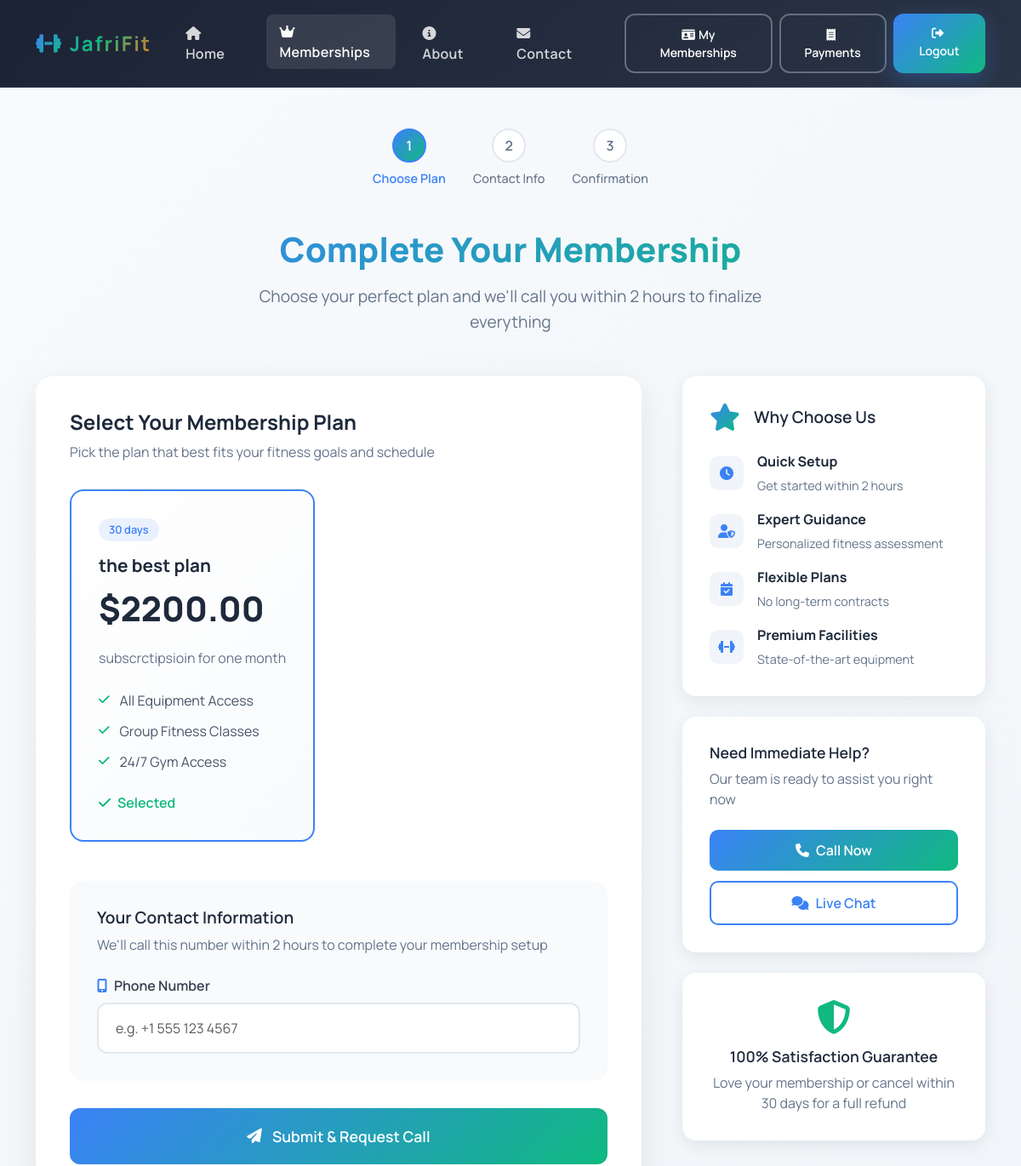
The page /memberships/the-best-plan/subscribe/ (signed in, upper part) on the database as committed earlier.
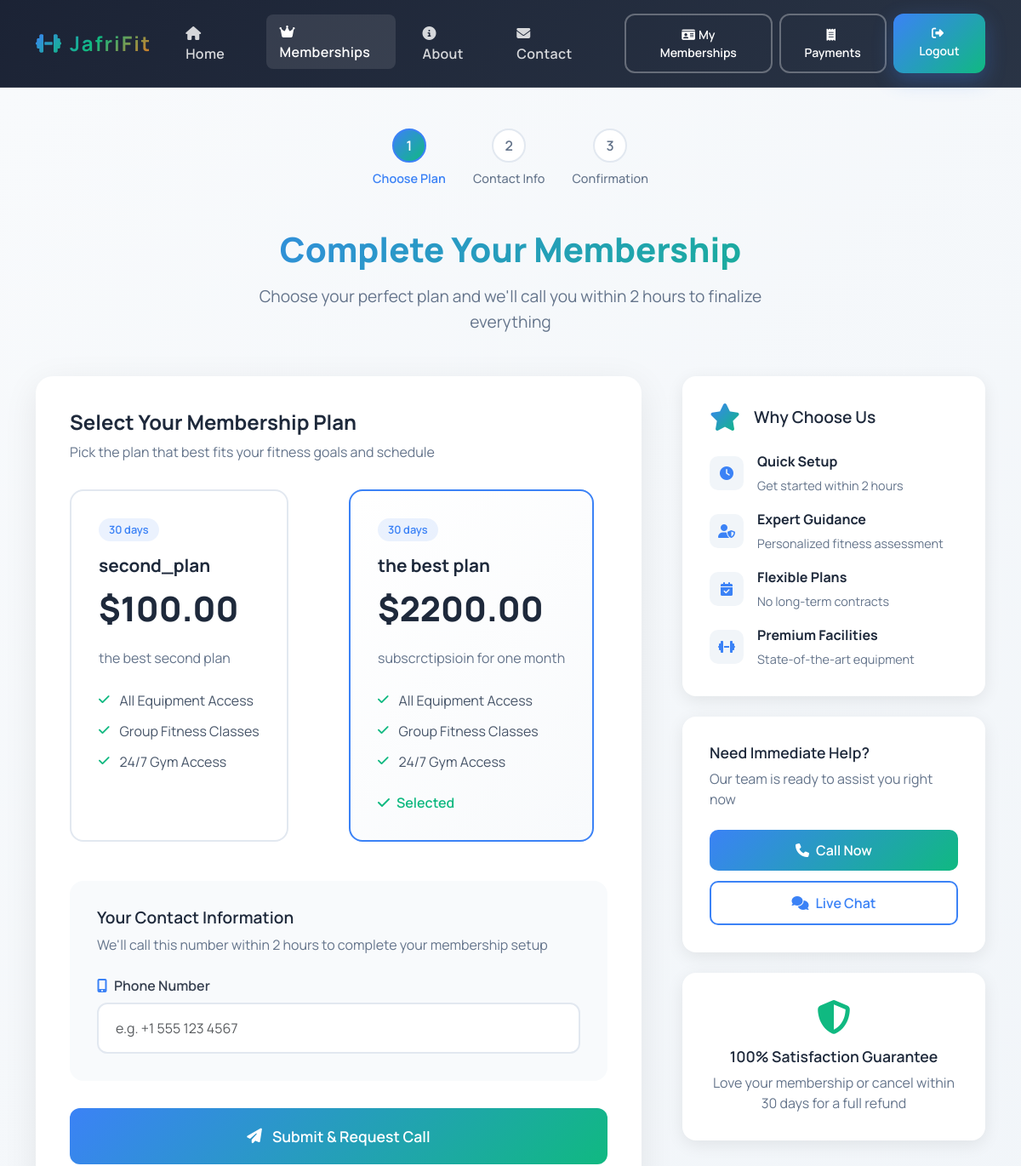
The same page on the database as committed later.
### memberships/models.py (models this page shows, shortened)
class MembershipPlan(models.Model):
    name = models.CharField(max_length=100)
    slug = models.SlugField(unique=True)
    description = models.TextField(blank=True)
    price = models.DecimalField(max_digits=8, decimal_places=2)
    duration_days = models.PositiveIntegerField(default=30)
    is_active = models.BooleanField(default=True)
    featured = models.BooleanField(default=False)
    class Meta:
        ordering = ["price"]

### memberships/views.py (the view)
# urls.py: path("<slug:slug>/subscribe/", views.subscribe, name="subscribe"),
@login_required
def subscribe(request, slug):
    plan = get_object_or_404(MembershipPlan, slug=slug, is_active=True)
    plans = MembershipPlan.objects.filter(is_active=True)
    if request.method == "POST":
        form = MembershipContactForm(request.POST, plans=plans)
        if form.is_valid():
            selected_plan = form.cleaned_data["plan"]
            phone_number = form.cleaned_data["phone_number"]
            membership = (
                Membership.objects.filter(
                    user=request.user,
                    plan=selected_plan,
                    status="pending",
                )
                .order_by("-start_date")
                .first()
            )
            if membership is None:
                membership = Membership.objects.create(
                    user=request.user,
                    plan=selected_plan,
                    start_date=timezone.now(),
                    status="pending",
                )
            PaymentRequest.objects.create(
                user=request.user,
                plan=selected_plan,
                phone_number=phone_number,
                notes=f"Membership #{membership.pk} pending activation",
            )
            messages.success(
                request,
                "Thank you! Our customer service team will contact you within 2 hours to finalize your membership.",
            )
            return redirect("memberships:plan_detail", slug=selected_plan.slug)
    else:
        form = MembershipContactForm(plans=plans, initial_plan=plan)
    selected_plan_value = form["plan"].value() or (str(plans.first().pk) if plans else "")
    return render(
        request,
        "memberships/subscribe.html",
        {
            "plan": plan,
            "plans": plans,
            "form": form,
            "selected_plan": selected_plan_value,
        },
    )

### memberships/forms.py
class MembershipContactForm(forms.Form):
    plan = forms.ModelChoiceField(
        queryset=MembershipPlan.objects.none(),
        widget=forms.RadioSelect(attrs={"class": "d-none"}),
        empty_label=None,
    )
    phone_number = forms.CharField(
        max_length=32,
        label="Phone number",
        widget=forms.TextInput(
            attrs={
                "class": "form-control form-control-lg",
                "placeholder": "e.g. +1 555 123 4567",
                "autocomplete": "tel",
            }
        ),
    )
    def __init__(self, *args, **kwargs):
        plans = kwargs.pop("plans", None)
        initial_plan = kwargs.pop("initial_plan", None)
        super().__init__(*args, **kwargs)
        if plans is None:
            plans = MembershipPlan.objects.filter(is_active=True)
        self.fields["plan"].queryset = plans
        if initial_plan is not None:
            self.initial.setdefault("plan", initial_plan)

### core/context_processors.py (called while the page is built)
def site_settings(_request):
    return {
        "SITE_NAME": settings.SITE_NAME,
        "SITE_TAGLINE": settings.SITE_TAGLINE,
        "STRIPE_PUBLISHABLE_KEY": settings.STRIPE_PUBLISHABLE_KEY,
    }

### templates/memberships/subscribe.html (shortened to what the changed rows need)
{% extends "base.html" %}
{% load static %}
{% block content %}
<section class="subscribe-section">
  <div class="container">
    <div class="subscribe-container">
      <div class="subscribe-header">
        <h1>Complete Your Membership</h1>
      </div>
      <div class="subscribe-content">
        <div class="plan-selection">
          <h2>Select Your Membership Plan</h2>
          <form method="post" class="subscribe-form">
            <div class="plans-grid">
              {% for option in plans %}
              <div class="plan-option">
                <label for="id_plan_{{ option.pk }}" class="plan-card {% if option.pk|stringformat:"s" == selected_plan|stringformat:"s" %}selected{% endif %}">
                  <div class="plan-badge">{{ option.duration_days }} days</div>
                  <h3 class="plan-name">{{ option.name }}</h3>
                  <div class="plan-price">${{ option.price }}</div>
                  <p class="plan-description">{{ option.description|default:"High-energy access to our signature classes and training zones." }}</p>
                  <div class="plan-features">
                    <div class="feature">
                      <i class="fas fa-check"></i>
                      <span>All Equipment Access</span>
                    </div>
                    <div class="feature">
                      <i class="fas fa-check"></i>
                      <span>Group Fitness Classes</span>
                    </div>
                    <div class="feature">
                      <i class="fas fa-check"></i>
                      <span>24/7 Gym Access</span>
                    </div>
                  </div>
                  <div class="selected-indicator">
                    <i class="fas fa-check"></i>
                    Selected
                  </div>
                </label>
              </div>
              {% endfor %}
            </div>
          </form>
        </div>
      </div>
    </div>
  </div>
</section>
{% endblock content %}

Rows that differ between the two databases and show on the page:
added MembershipPlan: duration_days "30", name "second_plan", price "100.00", description "the best second plan"
